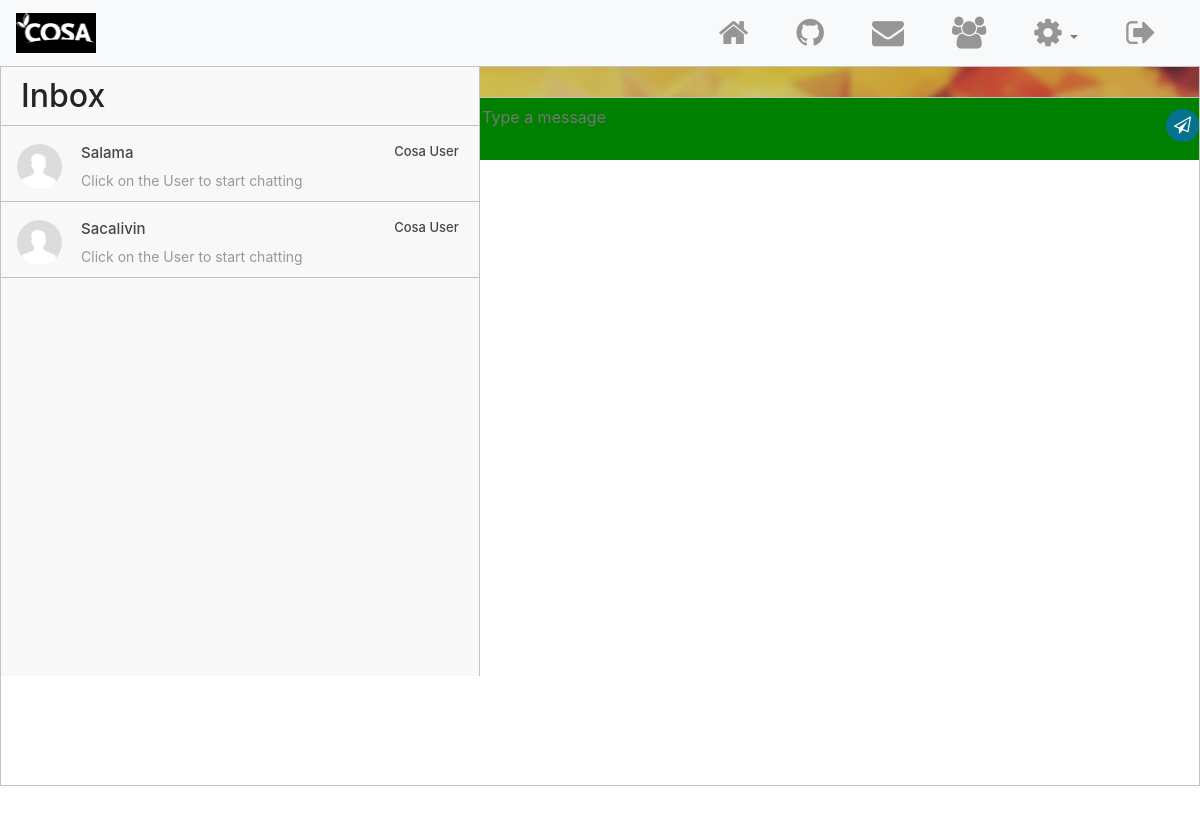
The app's page /message.php?id=43 (signed in) with its own data.
### tables this page shows
CREATE TABLE `users` (
  `idUsers` int(11) NOT NULL,
  `userLevel` int(11) NOT NULL DEFAULT 0,
  `f_name` varchar(50) NOT NULL,
  `l_name` varchar(50) NOT NULL,
  `uidUsers` tinytext NOT NULL,
  `emailUsers` tinytext NOT NULL,
  `pwdUsers` longtext NOT NULL,
  `gender` char(1) NOT NULL,
  `headline` varchar(500) DEFAULT NULL,
  `bio` varchar(4000) DEFAULT NULL,
  `userImg` varchar(500) DEFAULT 'default.png'
);

### message.php (the view, shortened to what this page needs)
<?php
    require 'includes/dbh.inc.php';
    include 'includes/HTML-head.php';
?>
        <link href="css/inbox.css" rel="stylesheet">
    </head>
    <body>
        <?php include 'includes/navbar.php'; ?>
        <div class="cover">
            <div class="messaging">
              <div class="inbox_msg">
                <div class="inbox_people">
                  <div class="headind_srch">
                    <div class="recent_heading">
                      <h2>Inbox</h2>
                    </div>
                  </div>
                  <div class="inbox_chat">
                      <?php
                        $sql = "select * from users where idUsers != ?";
                        $stmt = mysqli_stmt_init($conn);
                        if (!mysqli_stmt_prepare($stmt, $sql))
                        {
                            die('sql error');
                        }
                        else
                        {
                            mysqli_stmt_bind_param($stmt, "s", $_SESSION['userId']);
                            mysqli_stmt_execute($stmt);
                            $result = mysqli_stmt_get_result($stmt);
                            while ($row = mysqli_fetch_assoc($result))
                            {
                        ?>
                      <a href='./message.php?id=<?php echo $row['idUsers']; ?>'><div class="chat_list ">
                            <div class="chat_people">
                                <div class="chat_img">
                                    <img class="chat_people_img" src="uploads/<?php echo $row['userImg'] ?>">
                                </div>
                              <div class="chat_ib">
                                <h5>
                                    <?php echo ucwords($row['uidUsers']) ?>
                                    <span class="chat_date">Cosa User</span>
                                </h5>
                                <p>Click on the User to start chatting</p>
                              </div>
                            </div>
                          </div></a>
                        <?php
                            }
                        }
                        ?>
                  </div>
                </div>
                <div class="mesgs">
                    <div class="msg_history">
                </div>
                <div class="type_msg">
                    <div class="input_msg_write">
                        <textarea id="message" type="text" class="write_msg form-control-plaintext"
                                  placeholder="Type a message"></textarea>
                        <button id="reply" class="msg_send_btn"
                                type="button"><i class="fa fa-paper-plane-o" aria-hidden="true"></i></button>
                    </div>
                </div>
              </div>
            </div>
        </div>
    </div>
    </body>
</html>

### css/styles.css (style rules this page uses)
html, body { height: 100%; }
textarea { resize: none; }
img { max-width: 100%; }
a { text-decoration: none }
* { word-wrap: break-word; overflow-wrap: break-word; }
h1, h2, h3, h4, h5, h6, p, a, ul, span, li, img, inpot, button { margin: 0; padding: 0; }

### css/inbox.css (style rules this page uses)
body { height: 90vh; overflow-y: scroll; }
img { max-width:100%; }
.inbox_people { background: #f8f8f8 none repeat scroll 0 0; float: left; overflow: hidden; width: 40%; border-right:1px solid #c4c4c4; }
.inbox_msg { border: 1px solid #c4c4c4; clear: both; overflow: hidden; height: 90vh; }
.recent_heading { float: left; width:40%; }
.headind_srch { padding:10px 29px 10px 20px; overflow:hidden; border-bottom:1px solid #c4c4c4; }
.chat_ib h5 { font-size:15px; color:#464646; margin:0 0 8px 0; }
.chat_ib h5 span { font-size:13px; float:right; }
.chat_ib p { font-size:14px; color:#989898; margin:auto }
.chat_img { float: left; width: 11%; }
.chat_ib { float: left; padding: 0 0 0 15px; width: 88%; }
.chat_people { overflow:hidden; clear:both; }
.chat_list { border-bottom: 1px solid #c4c4c4; margin: 0; padding: 18px 16px 10px; }
.inbox_chat { height: 550px; overflow-y: scroll; }
.msg_history { height: 550px; overflow-y: scroll; }
.mesgs { float: left; padding: 0; width: 60%; background-image: url('../img/orange-bg.png'); background-size: cover; background-repeat: none; }
.type_msg { border-top: 1px solid #c4c4c4;position: relative; }
.msg_send_btn { background: #05728f none repeat scroll 0 0; border: medium none; border-radius: 50%; color: #fff; cursor: pointer; font-size: 17px; height: 33px; position: absolute; right: 0; top: 11px; width: 33px; }
.messaging { padding: 0 0 50px 0; }
.msg_history { height: 100%; overflow-y: auto; }
.msg_history { padding: 30px 0px 0 25px; }
.chat_people_img { width: 45px; height: 45px; object-fit: cover; border-radius: 50%; }
#message { background-color: green; color:whitesmoke; }

### records on screen
users: userImg (placeholder picture), uidUsers "Salama"
users: userImg (placeholder picture), uidUsers "Sacalivin"
